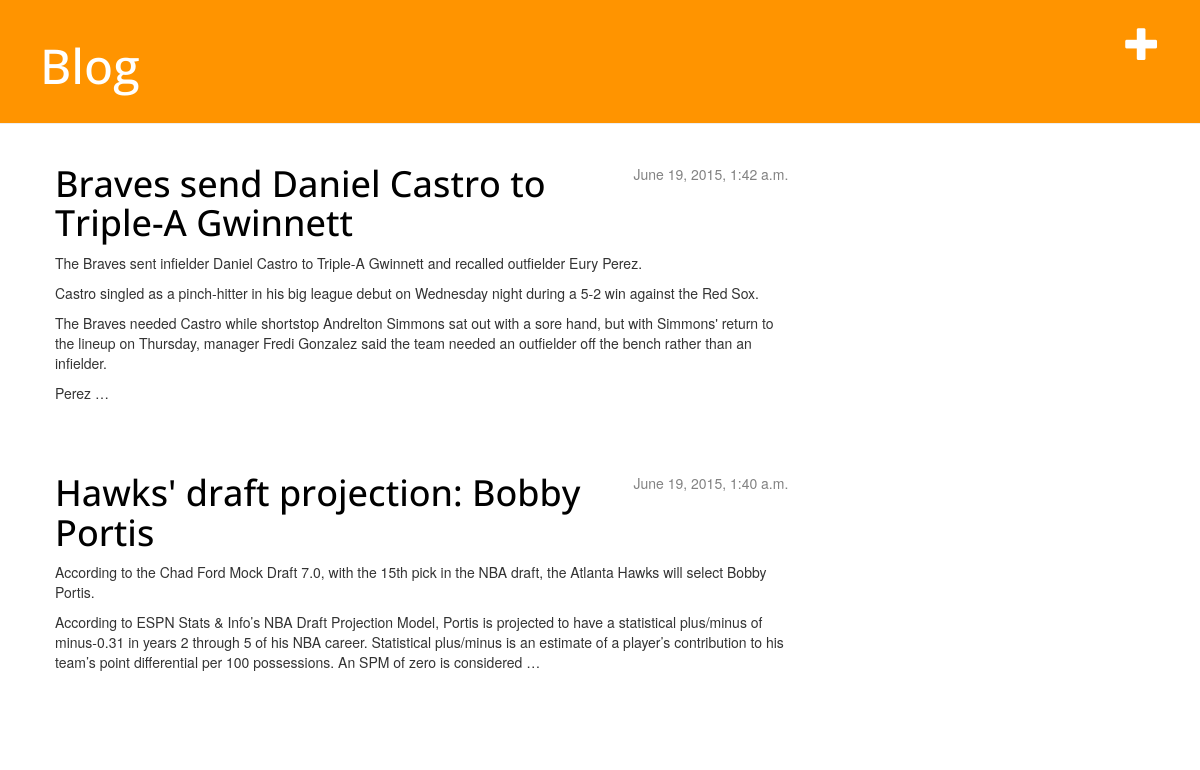
The app's page /, older data.
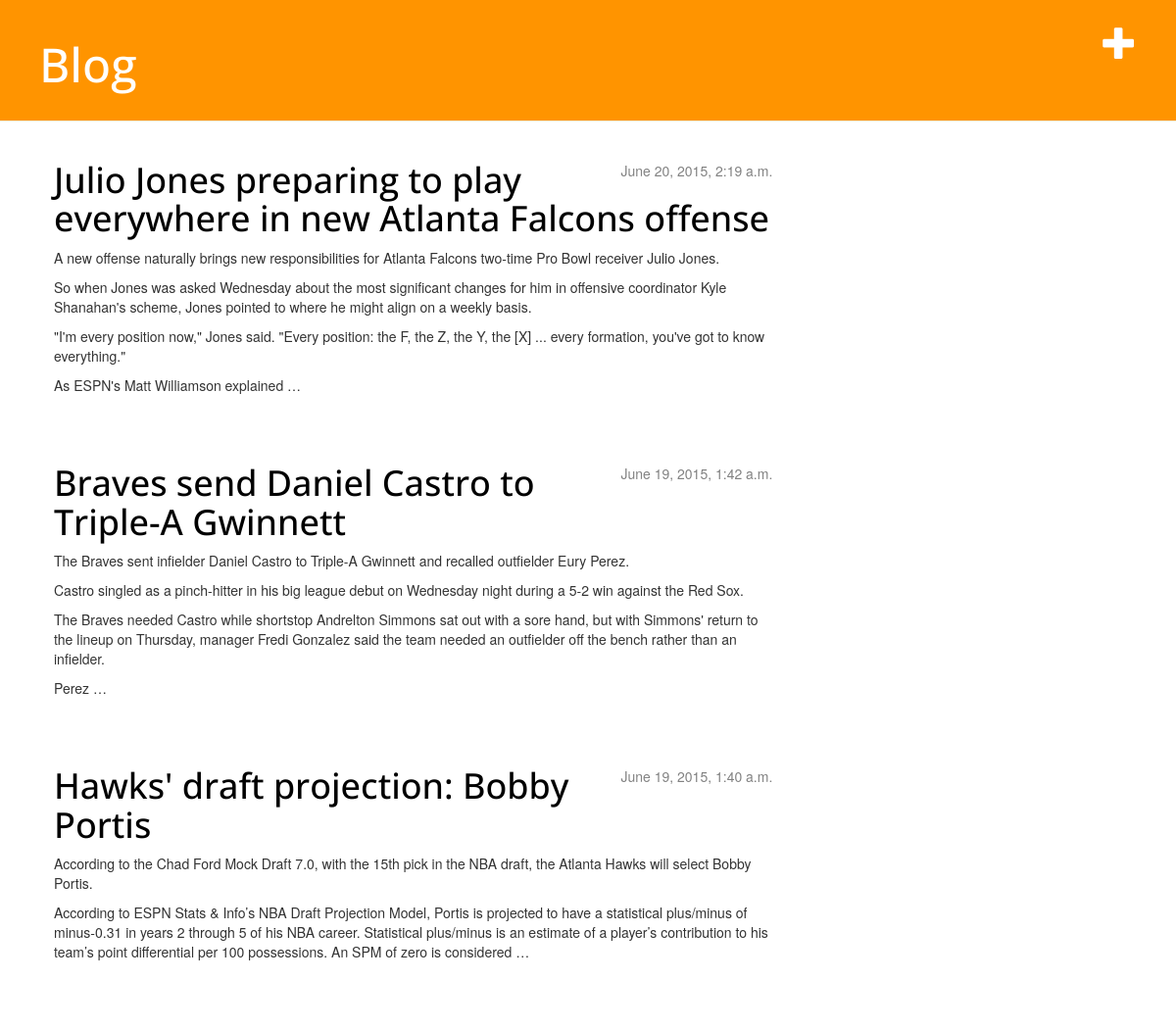
The same page, newer data.
### blog/models.py (models this page shows, shortened)
class Post(models.Model):
    author = models.ForeignKey('auth.User')
    title = models.CharField(max_length=200)
    text = models.TextField()
    created_date = models.DateTimeField(default=timezone.now)
    published_date = models.DateTimeField(blank=True, null=True)

### blog/views.py (the view)
# urls.py: url(r'^$', views.post_list),
def post_list(request):
    posts = Post.objects.filter(published_date__lte=timezone.now()).order_by('-published_date')
    return render(request, 'blog/post_list.html', {'posts': posts})

### blog/templates/blog/post_list.html
{% extends "blog/base.html" %}
{% block content %}
    {% for post in posts %}
        <div class="post">
            <div class="date">
                {{ post.published_date }}
            </div>
            <h1><a href="{% url "blog.views.post_detail" pk=post.pk %}">{{ post.title }}</a></h1>
            <p>{{ post.text|linebreaks|truncatewords:75 }}</p>
        </div>
    {% endfor %}
{% endblock content %}

Row changes from the older to the newer data that the page shows:
now on this page (row edited): Post: published_date "June 20, 2015, 2:19 a.m.", title "Julio Jones preparing to play everywhere in new Atlanta Falcons offense", text "A new offense naturally brings new responsibilities for Atlanta Falcons two-time Pro Bowl receiver Julio Jones. So when Jones was asked Wednesday about the most significant changes for him in offensive coordinator Kyle Shanahan's scheme, Jones pointed to where he might align on a weekly basis. \"I'm every position now,\" Jones said. \"Every position: the F, the Z, the Y, the [X] ... every formation, you've got to know everything.\" As ESPN's Matt Williamson explained …"
